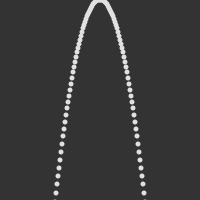
Frame 1 (no input)
Frame 60 (the mouse pressed at the canvas centre just before this capture): identical to frame 1, image omitted
Frame 120 (the mouse held since frame 60 and released just before this capture): identical to frame 1, image omitted

The Processing sketch that drew this single still picture (run headless with seeded random() and noise(); from frame 60 on, the mouse is pressed at the canvas centre):

// Processing sketch: processing_137568
// ── processing_137568.pde

int x=0; int y=0; int valor=100;
void setup()
{
  noStroke ();
  size (200, 200);
}
void draw() {
  background(51) ;
  funcionCuadratica () ;
}
void funcionCuadratica () {
 for(int x=-valor; x < valor; x++) {
  y=(x*x)/10;
   fill (225) ;
      ellipse (x+100,y,5,5) ;
    }
  }
